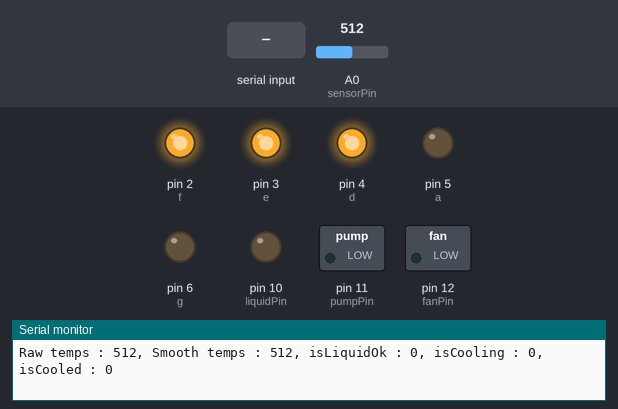
A sketch run on a simulated Arduino Uno, built with avr-gcc and run on an emulated ATmega328P. Parts: switched loads named in the sketch (green lamp = pin HIGH), output pins drawn as LEDs (lit = HIGH), the last lines printed to the serial monitor. Inputs (shaded band) come from the test bench; at power-on: A0 (sensorPin) = 512.

Above: at 1.5 s.
1.6 s: "1" received over Serial
At 2.8 s:
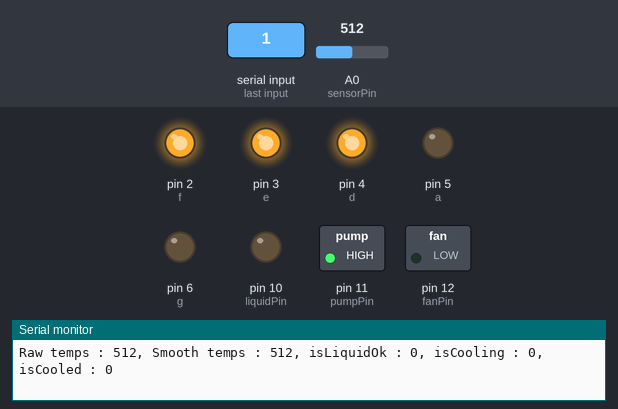
3.5 s: "2" received over Serial
At 4.8 s:
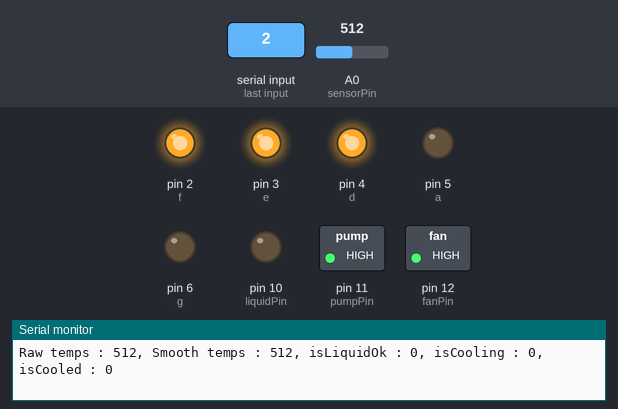
5.1 s: "0" received over Serial
At 5.5 s:
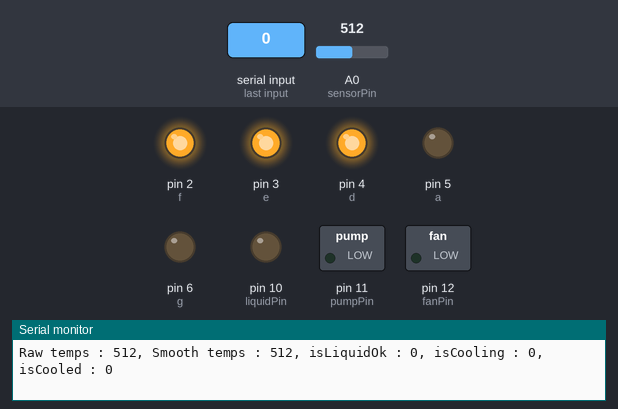
6.6 s: "2" received over Serial
At 7.4 s:
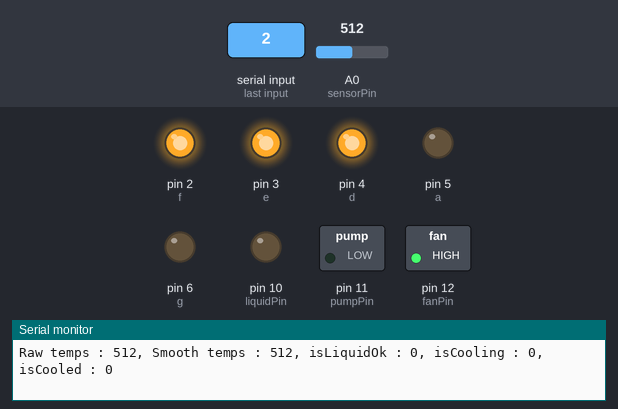
Timing chart, 0 to 9.2 s (numbered marks = the images above; inputs shaded):
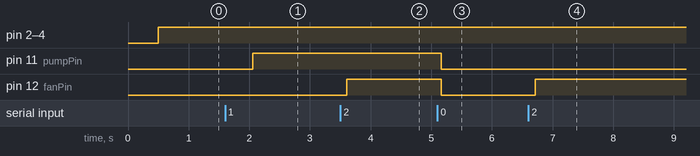

The sketch:

JAGERMEISTER.ino
```cpp
int sensorPin = A0;
int pumpPin = 11;
int fanPin = 12;
int liquidPin = 10;
int temps = 0;  // variable to store the value coming from the sensor
int tempsHistory[10];
long historyPos = 0;
bool historyOk = false;

bool isFirstCooling = true;
bool isCooling = false; // is fan and pump on
bool isCooled = false; // is temperature between -15°c and -14°C

int f = 2;
int e = 3;
int d = 4;
int a = 5;
int g = 6;

int coolingPos = 0;

void setAllLow(){
  digitalWrite(a, LOW);
  digitalWrite(d, LOW);
  digitalWrite(e, LOW);
  digitalWrite(f, LOW);
  digitalWrite(g, LOW);
}

void setup() {
  // declare the ledPin as an OUTPUT:
  pinMode(pumpPin, OUTPUT);
  pinMode(fanPin, OUTPUT);
  pinMode(liquidPin, OUTPUT);
  Serial.begin(9600);

  pinMode(a, OUTPUT);
  pinMode(d, OUTPUT);
  pinMode(e, OUTPUT);
  pinMode(f, OUTPUT);
  pinMode(g, OUTPUT);
  setAllLow();
}

void setL(){
  digitalWrite(a, LOW);
  digitalWrite(g, LOW);
  digitalWrite(d, HIGH);
  digitalWrite(e, HIGH);
  digitalWrite(f, HIGH);
}

void setF(){
  digitalWrite(d, LOW);
  digitalWrite(a, HIGH);
  digitalWrite(e, HIGH);
  digitalWrite(f, HIGH);
  digitalWrite(g, HIGH);
}

void setMinusUp(){
  digitalWrite(d, LOW);
  digitalWrite(e, LOW);
  digitalWrite(f, LOW);
  digitalWrite(g, LOW);
  digitalWrite(a, HIGH);
}

void setMinusMid(){
  digitalWrite(a, LOW);
  digitalWrite(d, LOW);
  digitalWrite(e, LOW);
  digitalWrite(f, LOW);
  digitalWrite(g, HIGH);
}

void setMinusDown(){
  digitalWrite(a, LOW);
  digitalWrite(e, LOW);
  digitalWrite(f, LOW);
  digitalWrite(g, LOW);
  digitalWrite(d, HIGH);
}

void displayCooling(){
  if(coolingPos == 0){
    setMinusUp();
  }
  else if(coolingPos == 1){
    setMinusMid();
  }
  else if(coolingPos == 2){
    setMinusDown();
  }
  coolingPos++;
  if(coolingPos >= 3)
    coolingPos = 0;
}

void recvControl(){
  if (Serial.available() > 0) {
    char c = (char)Serial.read();

    if(c == '1'){
      digitalWrite(pumpPin, HIGH);
    }
    else if(c == '2'){
      digitalWrite(fanPin, HIGH);
    }
    else{
      digitalWrite(pumpPin, LOW);
      digitalWrite(fanPin, LOW);
    }
  }
}

void control(int temps, int isLiquidOk){
  // real temps to sensor value is : 7.0169x+276.84 where x = real temps
  if(temps > 170 && !isCooling && !isCooled && isLiquidOk == 1){ // -15 °C
    digitalWrite(fanPin, HIGH);
    if(isFirstCooling){ // only if temps >= 0
      // display init
      Serial.println("init...");
      delay(180000); // 180000ms == 180s == 3min : need to cool a little bit before start pump
      isFirstCooling = false;
    }
    else if(!isFirstCooling){
      delay(60000);// 60000ms == 60s == 1min : need to cool a little bit before start pump
    }
    digitalWrite(pumpPin, HIGH);
    isCooling = true;
    isCooled = false;
  }
  else if((temps <= 170 || isLiquidOk == 0) && isCooling && !isCooled){
    digitalWrite(fanPin, LOW);
    digitalWrite(pumpPin, LOW);
    isCooled = true;
  }
  else if((temps >= 177 || isLiquidOk == 0) && isCooled){ // -14°C approximatly
    isCooling = false;
    isCooled = false;
  }
}

int getSmoothValue(int curVal){
  tempsHistory[historyPos] = curVal;
  historyPos++;
  if(historyPos >= 10){
    historyPos = 0;
    historyOk = true;
  }

  if(!historyOk)
    return curVal;
  int meanTemps = 0;
  for(int i = 0 ; i < 10 ; i++)
    meanTemps += tempsHistory[i];
  meanTemps /= 10;
  return meanTemps;
}

void loop() {
  delay(500);
  recvControl();

  int isLiquidOk = digitalRead(liquidPin);
  temps = analogRead(sensorPin);
  int meanTemps = getSmoothValue(temps);

  if(isCooling)
    displayCooling();

  if(isLiquidOk == 0)
    setL();

  if(isLiquidOk == 1 && ((!isCooled && !isCooling) || (isCooling && isCooled)))
    setF();

  Serial.print("Raw temps : ");
  Serial.print(temps);
  Serial.print(", Smooth temps : ");
  Serial.print(meanTemps);
  Serial.print(", isLiquidOk : ");
  Serial.print(isLiquidOk);
  Serial.print(", isCooling : ");
  Serial.print(isCooling);
  Serial.print(", isCooled : ");
  Serial.println(isCooled);

  if(historyOk)
    control(meanTemps, isLiquidOk);
}
```

Measured:
- after the input at 1.6 s, pin 11 (pumpPin): LOW → HIGH after 0.45 s
- after the input at 3.5 s, pin 12 (fanPin): LOW → HIGH after 0.11 s
- after the input at 5.1 s, pin 11 (pumpPin), pin 12 (fanPin): HIGH → LOW after 0.06 s
- after the input at 6.6 s, pin 12 (fanPin): LOW → HIGH after 0.11 s
